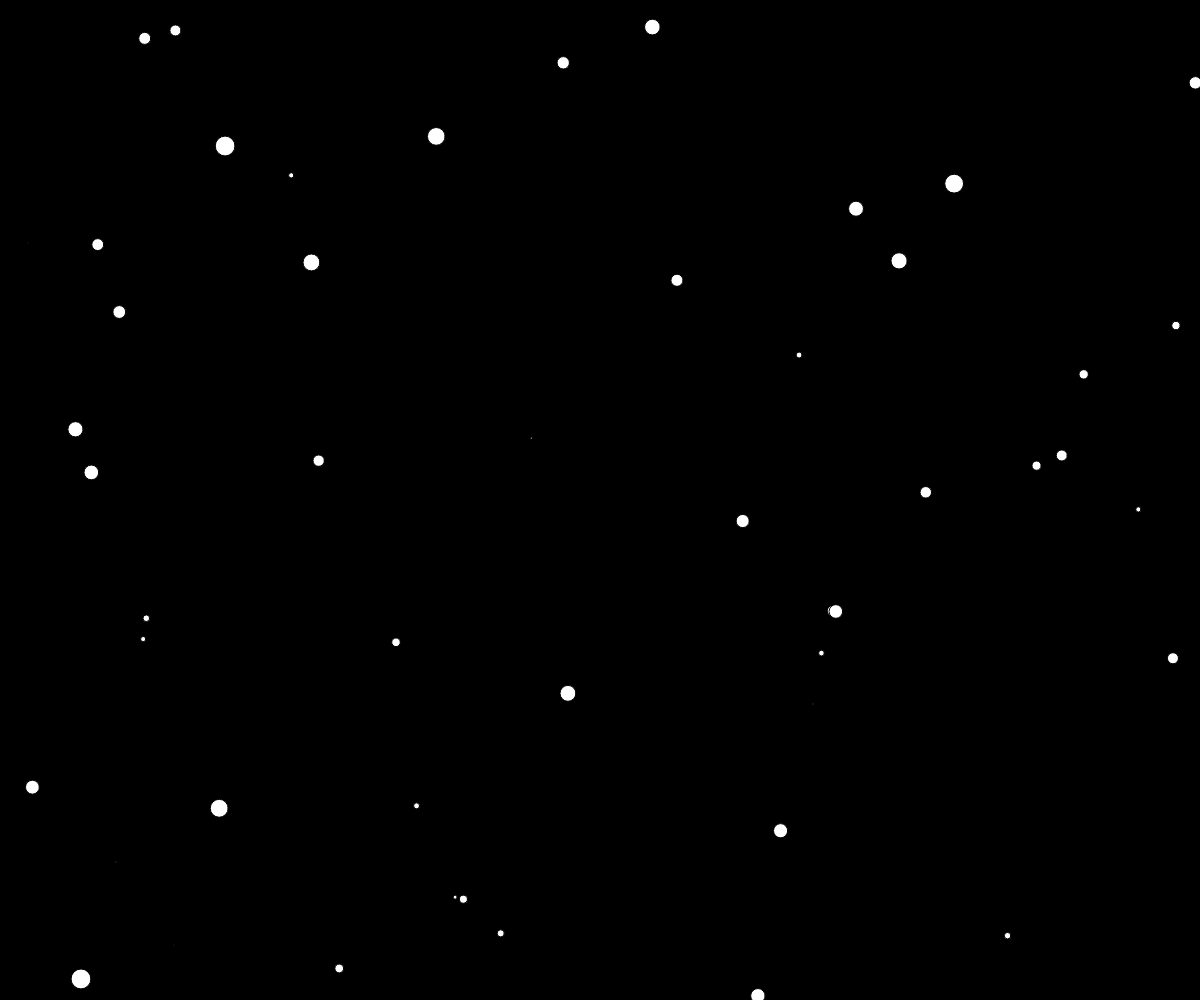
Frame 1 (no input)
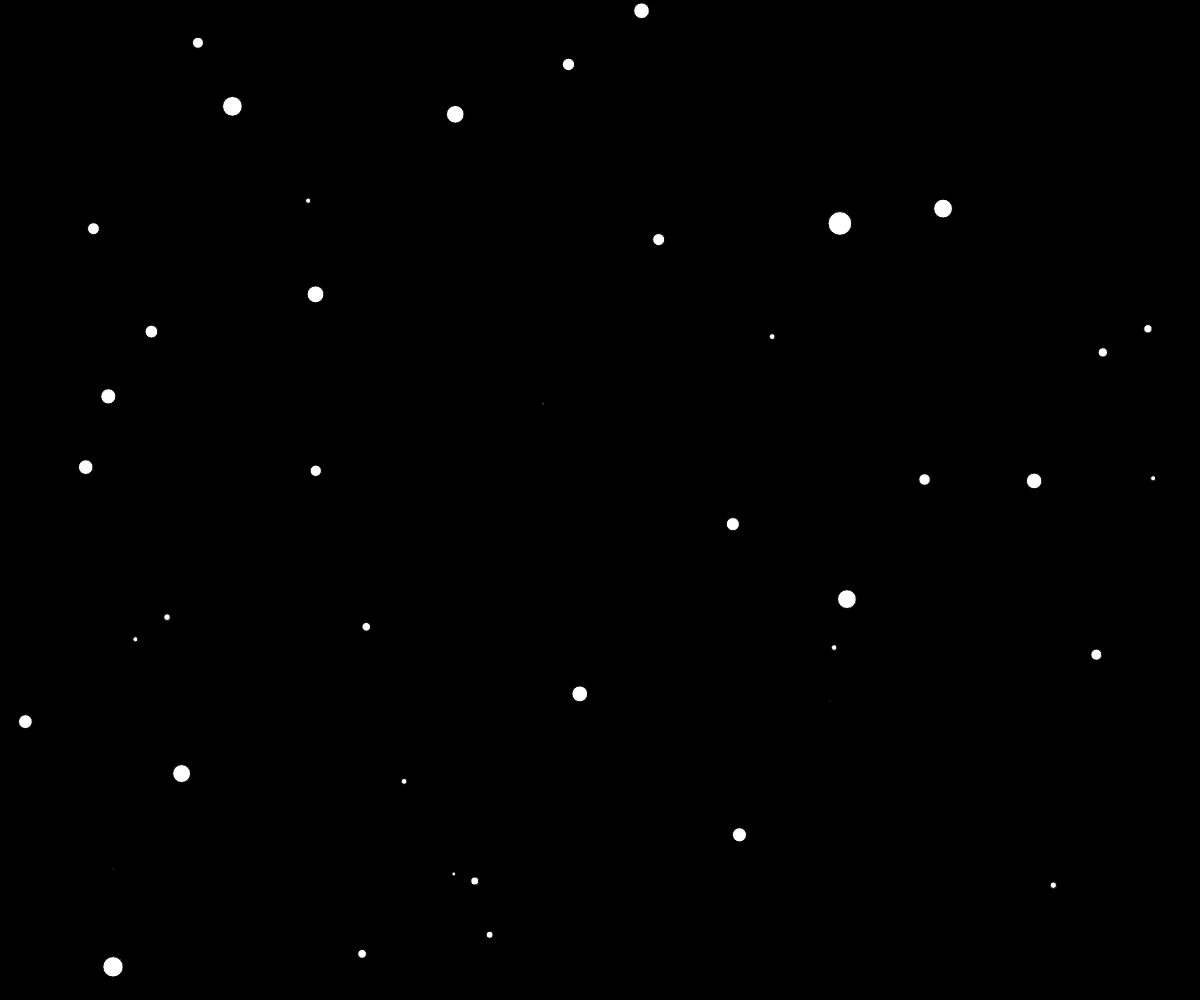
Frame 60 (no input)
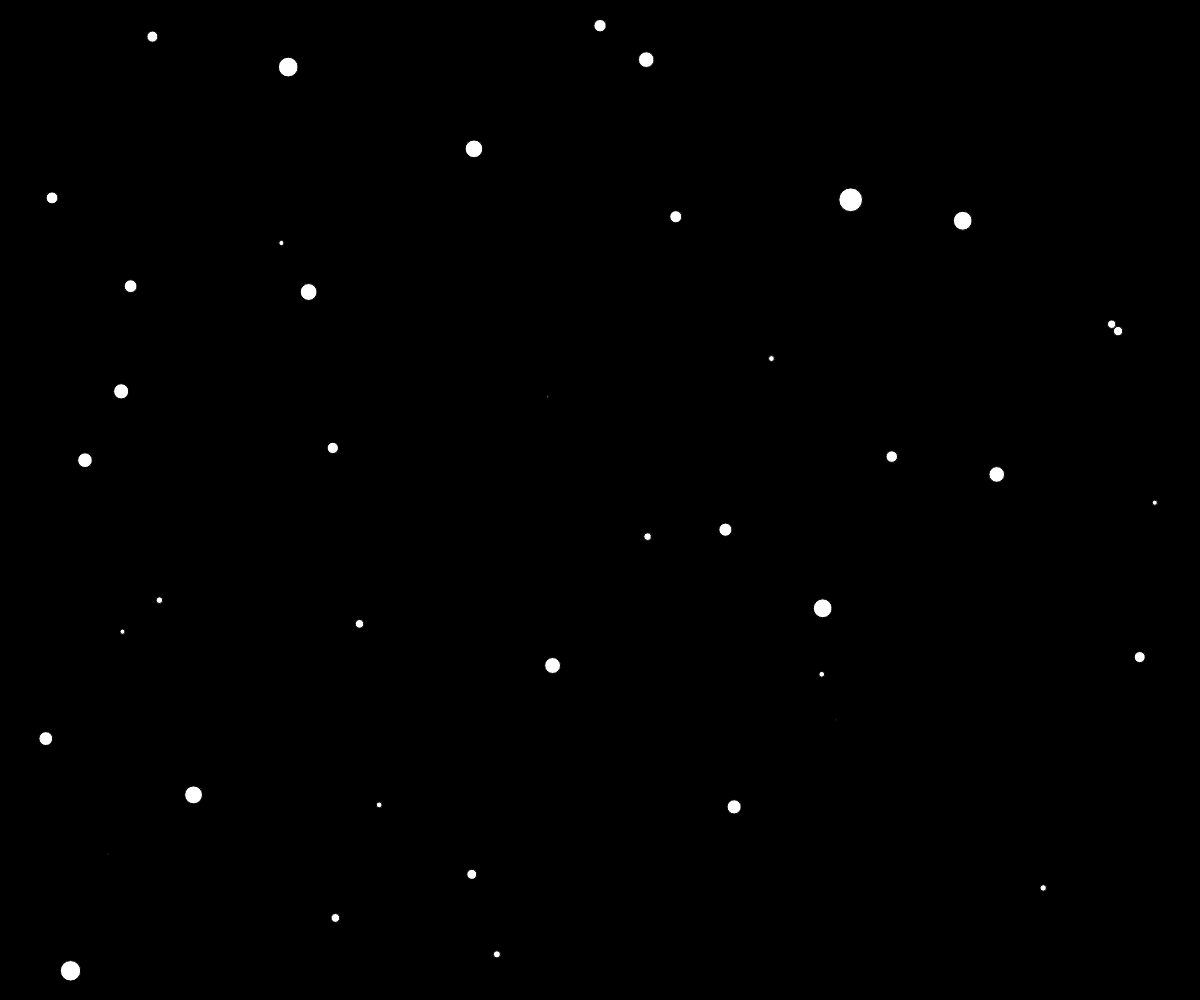
Frame 120 (the mouse pressed at the canvas centre since frame 60)

The p5.js sketch that drew these frames (run headless with seeded random() and noise() and a simulated clock; from frame 60 on, the mouse is pressed at the canvas centre):

// p5.js sketch
// ── sketch.js
// Mikails lustiges Spiel
function setup() {
  // Canvas erstellen
  createCanvas(windowWidth, windowHeight);
  fs = fullscreen();
  fullscreen(fs);

  background(0);
  // Liste an "Bubbles" erstellen
  bubbles = [];
  bubbleAmount = 50;

  for (i = 0; i <= bubbleAmount; i++) {

    append(bubbles, new Bubble(random(0, windowWidth), random(0, windowHeight)));

  }

}
// Main Funktion
function draw() {

  background(0);
  // Bubbles bewegen und darstellen
  for (i = 0; i < bubbles.length; i++) {

    bubbles[i].move();
    bubbles[i].show();

    if (bubbles[i].x > windowWidth || bubbles[i].x < 0 || bubbles[i].y > windowHeight || bubbles[i].y < 0) {

      bubbles.splice(i, 1);
      i--;
      continue;

    }

  }
  // Überprüfen, ob Bubbles sich überschneiden
  for (i = 0; i < bubbles.length; i++) {

    iC = false;

    for (j = 0; j < bubbles.length; j++) {

      if (bubbles[i].overlap(bubbles[j]) && i != j) {

        if (bubbles[i].r < bubbles[j].r) {

          bubbles[j].r += bubbles[i].r/2;
          bubbles.splice(i, 1);
          iC = true;
          continue;

        } else if (bubbles[i] > bubbles[j]) {

          bubbles[i].r += bubbles[j].r/2;
          bubbles.splice(j, 1);
          iC = false;
          continue;

        }

      }

    }

    if (iC) {

      i--;
      continue;

    }

  }

  if (bubbles.length < 50) {

    append(bubbles, new Bubble(random(windowWidth, windowHeight)));

  }

}

class Bubble {
  // Attribute eines Bubbles
  constructor(x, y) {

    this.x = x
    this.y = y
    this.speed = 5;
    this.r = random(10);
    this.col = 255;

  }
  // Bewegung
  move() {

    this.x += random(-this.speed, this.speed);
    this.y += random(-this.speed, this.speed);

  }
  // Darstellung
  show() {

    fill(this.col);
    ellipse(this.x, this.y, this.r * 2, this.r *  2);

  }
  // Gibt als Boolean an, ob sich zwei Bubbles überschneiden
  overlap(other) {

    var d = dist(this.x, this.y, other.x, other.y);

    if (d <= this.r + other.r) {

      return true;

    } else {

      return false;

    }

  }
  // Wechselt zufällig die Farbe des Bubbles
  changeColor() {

    this.col = color(random(255), random(255), random(255));

  }

}
// Wenn geklickt wird, wird ein neuer Bubble erstellt
function mousePressed() {

  append(bubbles, new Bubble(mouseX, mouseY));

}
// Ist immer fullscreen
function windowResized() {

  resizeCanvas(windowWidth, windowHeight);

}
